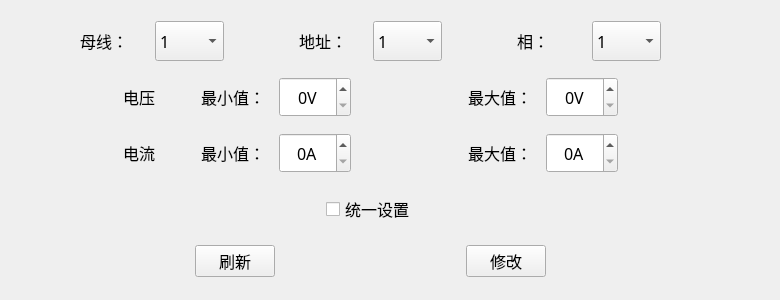
<?xml version="1.0" encoding="UTF-8"?>
<ui version="4.0">
 <class>BUSTEST_ThresholdSetWid</class>
 <widget class="QWidget" name="BUSTEST_ThresholdSetWid">
  <property name="geometry">
   <rect>
    <x>0</x>
    <y>0</y>
    <width>780</width>
    <height>300</height>
   </rect>
  </property>
  <property name="font">
   <font>
    <family>微软雅黑</family>
    <pointsize>12</pointsize>
   </font>
  </property>
  <property name="windowTitle">
   <string>Form</string>
  </property>
  <layout class="QVBoxLayout" name="verticalLayout">
   <property name="rightMargin">
    <number>50</number>
   </property>
   <item>
    <layout class="QHBoxLayout" name="horizontalLayout" stretch="1,1,1,1,1,1,1,1,1,1">
     <item>
      <spacer name="horizontalSpacer_6">
       <property name="orientation">
        <enum>Qt::Horizontal</enum>
       </property>
       <property name="sizeHint" stdset="0">
        <size>
         <width>40</width>
         <height>20</height>
        </size>
       </property>
      </spacer>
     </item>
     <item>
      <widget class="QLabel" name="label_9">
       <property name="sizePolicy">
        <sizepolicy hsizetype="Maximum" vsizetype="Maximum">
         <horstretch>0</horstretch>
         <verstretch>0</verstretch>
        </sizepolicy>
       </property>
       <property name="maximumSize">
        <size>
         <width>72</width>
         <height>40</height>
        </size>
       </property>
       <property name="text">
        <string>母线：</string>
       </property>
      </widget>
     </item>
     <item>
      <widget class="QComboBox" name="busBox">
       <property name="sizePolicy">
        <sizepolicy hsizetype="Maximum" vsizetype="Maximum">
         <horstretch>0</horstretch>
         <verstretch>0</verstretch>
        </sizepolicy>
       </property>
       <property name="maximumSize">
        <size>
         <width>72</width>
         <height>40</height>
        </size>
       </property>
       <property name="font">
        <font>
         <family>微软雅黑</family>
         <pointsize>12</pointsize>
        </font>
       </property>
       <property name="styleSheet">
        <string notr="true"/>
       </property>
       <item>
        <property name="text">
         <string>1</string>
        </property>
       </item>
       <item>
        <property name="text">
         <string>2</string>
        </property>
       </item>
       <item>
        <property name="text">
         <string>3</string>
        </property>
       </item>
       <item>
        <property name="text">
         <string>4</string>
        </property>
       </item>
      </widget>
     </item>
     <item>
      <spacer name="horizontalSpacer_7">
       <property name="orientation">
        <enum>Qt::Horizontal</enum>
       </property>
       <property name="sizeHint" stdset="0">
        <size>
         <width>40</width>
         <height>20</height>
        </size>
       </property>
      </spacer>
     </item>
     <item>
      <widget class="QLabel" name="label">
       <property name="sizePolicy">
        <sizepolicy hsizetype="Maximum" vsizetype="Maximum">
         <horstretch>0</horstretch>
         <verstretch>0</verstretch>
        </sizepolicy>
       </property>
       <property name="maximumSize">
        <size>
         <width>72</width>
         <height>40</height>
        </size>
       </property>
       <property name="text">
        <string>地址：</string>
       </property>
      </widget>
     </item>
     <item>
      <widget class="QComboBox" name="addrBox">
       <property name="sizePolicy">
        <sizepolicy hsizetype="Maximum" vsizetype="Maximum">
         <horstretch>0</horstretch>
         <verstretch>0</verstretch>
        </sizepolicy>
       </property>
       <property name="maximumSize">
        <size>
         <width>72</width>
         <height>40</height>
        </size>
       </property>
       <property name="font">
        <font>
         <family>微软雅黑</family>
         <pointsize>12</pointsize>
        </font>
       </property>
       <property name="styleSheet">
        <string notr="true"/>
       </property>
       <item>
        <property name="text">
         <string>1</string>
        </property>
       </item>
       <item>
        <property name="text">
         <string>2</string>
        </property>
       </item>
       <item>
        <property name="text">
         <string>3</string>
        </property>
       </item>
       <item>
        <property name="text">
         <string>4</string>
        </property>
       </item>
       <item>
        <property name="text">
         <string>5</string>
        </property>
       </item>
       <item>
        <property name="text">
         <string>6</string>
        </property>
       </item>
       <item>
        <property name="text">
         <string>7</string>
        </property>
       </item>
       <item>
        <property name="text">
         <string>8</string>
        </property>
       </item>
       <item>
        <property name="text">
         <string>9</string>
        </property>
       </item>
       <item>
        <property name="text">
         <string>10</string>
        </property>
       </item>
       <item>
        <property name="text">
         <string>11</string>
        </property>
       </item>
       <item>
        <property name="text">
         <string>12</string>
        </property>
       </item>
       <item>
        <property name="text">
         <string>13</string>
        </property>
       </item>
       <item>
        <property name="text">
         <string>14</string>
        </property>
       </item>
       <item>
        <property name="text">
         <string>15</string>
        </property>
       </item>
       <item>
        <property name="text">
         <string>16</string>
        </property>
       </item>
       <item>
        <property name="text">
         <string>17</string>
        </property>
       </item>
       <item>
        <property name="text">
         <string>18</string>
        </property>
       </item>
       <item>
        <property name="text">
         <string>19</string>
        </property>
       </item>
       <item>
        <property name="text">
         <string>20</string>
        </property>
       </item>
      </widget>
     </item>
     <item>
      <spacer name="horizontalSpacer_8">
       <property name="orientation">
        <enum>Qt::Horizontal</enum>
       </property>
       <property name="sizeHint" stdset="0">
        <size>
         <width>40</width>
         <height>20</height>
        </size>
       </property>
      </spacer>
     </item>
     <item>
      <widget class="QLabel" name="label_2">
       <property name="sizePolicy">
        <sizepolicy hsizetype="Maximum" vsizetype="Maximum">
         <horstretch>0</horstretch>
         <verstretch>0</verstretch>
        </sizepolicy>
       </property>
       <property name="maximumSize">
        <size>
         <width>72</width>
         <height>40</height>
        </size>
       </property>
       <property name="text">
        <string>相：</string>
       </property>
      </widget>
     </item>
     <item>
      <widget class="QComboBox" name="lineBox">
       <property name="sizePolicy">
        <sizepolicy hsizetype="Maximum" vsizetype="Maximum">
         <horstretch>0</horstretch>
         <verstretch>0</verstretch>
        </sizepolicy>
       </property>
       <property name="maximumSize">
        <size>
         <width>72</width>
         <height>40</height>
        </size>
       </property>
       <property name="font">
        <font>
         <family>微软雅黑</family>
         <pointsize>12</pointsize>
        </font>
       </property>
       <property name="styleSheet">
        <string notr="true"/>
       </property>
       <item>
        <property name="text">
         <string>1</string>
        </property>
       </item>
       <item>
        <property name="text">
         <string>2</string>
        </property>
       </item>
       <item>
        <property name="text">
         <string>3</string>
        </property>
       </item>
       <item>
        <property name="text">
         <string>4</string>
        </property>
       </item>
       <item>
        <property name="text">
         <string>5</string>
        </property>
       </item>
       <item>
        <property name="text">
         <string>6</string>
        </property>
       </item>
       <item>
        <property name="text">
         <string>7</string>
        </property>
       </item>
       <item>
        <property name="text">
         <string>8</string>
        </property>
       </item>
       <item>
        <property name="text">
         <string>9</string>
        </property>
       </item>
      </widget>
     </item>
     <item>
      <spacer name="horizontalSpacer_9">
       <property name="orientation">
        <enum>Qt::Horizontal</enum>
       </property>
       <property name="sizeHint" stdset="0">
        <size>
         <width>40</width>
         <height>20</height>
        </size>
       </property>
      </spacer>
     </item>
    </layout>
   </item>
   <item>
    <layout class="QHBoxLayout" name="horizontalLayout_3" stretch="1,1,2,2,1,2,2,1">
     <item>
      <spacer name="horizontalSpacer_10">
       <property name="orientation">
        <enum>Qt::Horizontal</enum>
       </property>
       <property name="sizeHint" stdset="0">
        <size>
         <width>40</width>
         <height>20</height>
        </size>
       </property>
      </spacer>
     </item>
     <item>
      <widget class="QLabel" name="label_3">
       <property name="sizePolicy">
        <sizepolicy hsizetype="Maximum" vsizetype="Maximum">
         <horstretch>0</horstretch>
         <verstretch>0</verstretch>
        </sizepolicy>
       </property>
       <property name="maximumSize">
        <size>
         <width>72</width>
         <height>40</height>
        </size>
       </property>
       <property name="text">
        <string>电压</string>
       </property>
      </widget>
     </item>
     <item>
      <widget class="QLabel" name="label_4">
       <property name="sizePolicy">
        <sizepolicy hsizetype="Maximum" vsizetype="Maximum">
         <horstretch>0</horstretch>
         <verstretch>0</verstretch>
        </sizepolicy>
       </property>
       <property name="maximumSize">
        <size>
         <width>72</width>
         <height>40</height>
        </size>
       </property>
       <property name="text">
        <string>最小值：</string>
       </property>
      </widget>
     </item>
     <item>
      <widget class="QSpinBox" name="volMinBox">
       <property name="sizePolicy">
        <sizepolicy hsizetype="Maximum" vsizetype="Maximum">
         <horstretch>0</horstretch>
         <verstretch>0</verstretch>
        </sizepolicy>
       </property>
       <property name="maximumSize">
        <size>
         <width>72</width>
         <height>40</height>
        </size>
       </property>
       <property name="alignment">
        <set>Qt::AlignCenter</set>
       </property>
       <property name="suffix">
        <string>V</string>
       </property>
       <property name="maximum">
        <number>300</number>
       </property>
      </widget>
     </item>
     <item>
      <spacer name="horizontalSpacer_11">
       <property name="orientation">
        <enum>Qt::Horizontal</enum>
       </property>
       <property name="sizeHint" stdset="0">
        <size>
         <width>40</width>
         <height>20</height>
        </size>
       </property>
      </spacer>
     </item>
     <item>
      <widget class="QLabel" name="label_5">
       <property name="sizePolicy">
        <sizepolicy hsizetype="Maximum" vsizetype="Maximum">
         <horstretch>0</horstretch>
         <verstretch>0</verstretch>
        </sizepolicy>
       </property>
       <property name="maximumSize">
        <size>
         <width>72</width>
         <height>40</height>
        </size>
       </property>
       <property name="text">
        <string>最大值：</string>
       </property>
      </widget>
     </item>
     <item>
      <widget class="QSpinBox" name="volMaxBox">
       <property name="sizePolicy">
        <sizepolicy hsizetype="Maximum" vsizetype="Maximum">
         <horstretch>0</horstretch>
         <verstretch>0</verstretch>
        </sizepolicy>
       </property>
       <property name="minimumSize">
        <size>
         <width>0</width>
         <height>0</height>
        </size>
       </property>
       <property name="maximumSize">
        <size>
         <width>72</width>
         <height>40</height>
        </size>
       </property>
       <property name="alignment">
        <set>Qt::AlignCenter</set>
       </property>
       <property name="suffix">
        <string>V</string>
       </property>
       <property name="maximum">
        <number>300</number>
       </property>
      </widget>
     </item>
     <item>
      <spacer name="horizontalSpacer_12">
       <property name="orientation">
        <enum>Qt::Horizontal</enum>
       </property>
       <property name="sizeHint" stdset="0">
        <size>
         <width>40</width>
         <height>20</height>
        </size>
       </property>
      </spacer>
     </item>
    </layout>
   </item>
   <item>
    <layout class="QHBoxLayout" name="horizontalLayout_2" stretch="1,1,2,2,1,2,2,1">
     <item>
      <spacer name="horizontalSpacer_13">
       <property name="orientation">
        <enum>Qt::Horizontal</enum>
       </property>
       <property name="sizeHint" stdset="0">
        <size>
         <width>40</width>
         <height>20</height>
        </size>
       </property>
      </spacer>
     </item>
     <item>
      <widget class="QLabel" name="label_7">
       <property name="sizePolicy">
        <sizepolicy hsizetype="Maximum" vsizetype="Maximum">
         <horstretch>0</horstretch>
         <verstretch>0</verstretch>
        </sizepolicy>
       </property>
       <property name="maximumSize">
        <size>
         <width>72</width>
         <height>40</height>
        </size>
       </property>
       <property name="text">
        <string>电流</string>
       </property>
      </widget>
     </item>
     <item>
      <widget class="QLabel" name="label_6">
       <property name="sizePolicy">
        <sizepolicy hsizetype="Maximum" vsizetype="Maximum">
         <horstretch>0</horstretch>
         <verstretch>0</verstretch>
        </sizepolicy>
       </property>
       <property name="maximumSize">
        <size>
         <width>72</width>
         <height>40</height>
        </size>
       </property>
       <property name="text">
        <string>最小值： </string>
       </property>
      </widget>
     </item>
     <item>
      <widget class="QSpinBox" name="curMinBox">
       <property name="sizePolicy">
        <sizepolicy hsizetype="Maximum" vsizetype="Maximum">
         <horstretch>0</horstretch>
         <verstretch>0</verstretch>
        </sizepolicy>
       </property>
       <property name="maximumSize">
        <size>
         <width>72</width>
         <height>40</height>
        </size>
       </property>
       <property name="alignment">
        <set>Qt::AlignCenter</set>
       </property>
       <property name="suffix">
        <string>A</string>
       </property>
       <property name="maximum">
        <number>40</number>
       </property>
      </widget>
     </item>
     <item>
      <spacer name="horizontalSpacer_14">
       <property name="orientation">
        <enum>Qt::Horizontal</enum>
       </property>
       <property name="sizeHint" stdset="0">
        <size>
         <width>40</width>
         <height>20</height>
        </size>
       </property>
      </spacer>
     </item>
     <item>
      <widget class="QLabel" name="label_8">
       <property name="sizePolicy">
        <sizepolicy hsizetype="Maximum" vsizetype="Maximum">
         <horstretch>0</horstretch>
         <verstretch>0</verstretch>
        </sizepolicy>
       </property>
       <property name="maximumSize">
        <size>
         <width>72</width>
         <height>40</height>
        </size>
       </property>
       <property name="text">
        <string>最大值： </string>
       </property>
      </widget>
     </item>
     <item>
      <widget class="QSpinBox" name="curMaxBox">
       <property name="sizePolicy">
        <sizepolicy hsizetype="Maximum" vsizetype="Maximum">
         <horstretch>0</horstretch>
         <verstretch>0</verstretch>
        </sizepolicy>
       </property>
       <property name="minimumSize">
        <size>
         <width>0</width>
         <height>0</height>
        </size>
       </property>
       <property name="maximumSize">
        <size>
         <width>72</width>
         <height>40</height>
        </size>
       </property>
       <property name="alignment">
        <set>Qt::AlignCenter</set>
       </property>
       <property name="suffix">
        <string>A</string>
       </property>
       <property name="maximum">
        <number>40</number>
       </property>
      </widget>
     </item>
     <item>
      <spacer name="horizontalSpacer_15">
       <property name="orientation">
        <enum>Qt::Horizontal</enum>
       </property>
       <property name="sizeHint" stdset="0">
        <size>
         <width>40</width>
         <height>20</height>
        </size>
       </property>
      </spacer>
     </item>
    </layout>
   </item>
   <item>
    <layout class="QHBoxLayout" name="horizontalLayout_4">
     <item>
      <spacer name="horizontalSpacer">
       <property name="orientation">
        <enum>Qt::Horizontal</enum>
       </property>
       <property name="sizeHint" stdset="0">
        <size>
         <width>40</width>
         <height>20</height>
        </size>
       </property>
      </spacer>
     </item>
     <item>
      <widget class="QCheckBox" name="checkBox">
       <property name="sizePolicy">
        <sizepolicy hsizetype="Maximum" vsizetype="Maximum">
         <horstretch>0</horstretch>
         <verstretch>0</verstretch>
        </sizepolicy>
       </property>
       <property name="maximumSize">
        <size>
         <width>90</width>
         <height>40</height>
        </size>
       </property>
       <property name="text">
        <string>统一设置</string>
       </property>
      </widget>
     </item>
     <item>
      <spacer name="horizontalSpacer_2">
       <property name="orientation">
        <enum>Qt::Horizontal</enum>
       </property>
       <property name="sizeHint" stdset="0">
        <size>
         <width>40</width>
         <height>20</height>
        </size>
       </property>
      </spacer>
     </item>
    </layout>
   </item>
   <item>
    <layout class="QHBoxLayout" name="horizontalLayout_5">
     <item>
      <spacer name="horizontalSpacer_3">
       <property name="orientation">
        <enum>Qt::Horizontal</enum>
       </property>
       <property name="sizeHint" stdset="0">
        <size>
         <width>40</width>
         <height>20</height>
        </size>
       </property>
      </spacer>
     </item>
     <item>
      <widget class="QPushButton" name="updateBtn">
       <property name="minimumSize">
        <size>
         <width>0</width>
         <height>31</height>
        </size>
       </property>
       <property name="text">
        <string>刷新</string>
       </property>
      </widget>
     </item>
     <item>
      <spacer name="horizontalSpacer_4">
       <property name="orientation">
        <enum>Qt::Horizontal</enum>
       </property>
       <property name="sizeHint" stdset="0">
        <size>
         <width>40</width>
         <height>20</height>
        </size>
       </property>
      </spacer>
     </item>
     <item>
      <widget class="QPushButton" name="setBtn">
       <property name="minimumSize">
        <size>
         <width>0</width>
         <height>31</height>
        </size>
       </property>
       <property name="text">
        <string>修改</string>
       </property>
      </widget>
     </item>
     <item>
      <spacer name="horizontalSpacer_5">
       <property name="orientation">
        <enum>Qt::Horizontal</enum>
       </property>
       <property name="sizeHint" stdset="0">
        <size>
         <width>40</width>
         <height>20</height>
        </size>
       </property>
      </spacer>
     </item>
    </layout>
   </item>
  </layout>
 </widget>
 <resources/>
 <connections/>
</ui>
